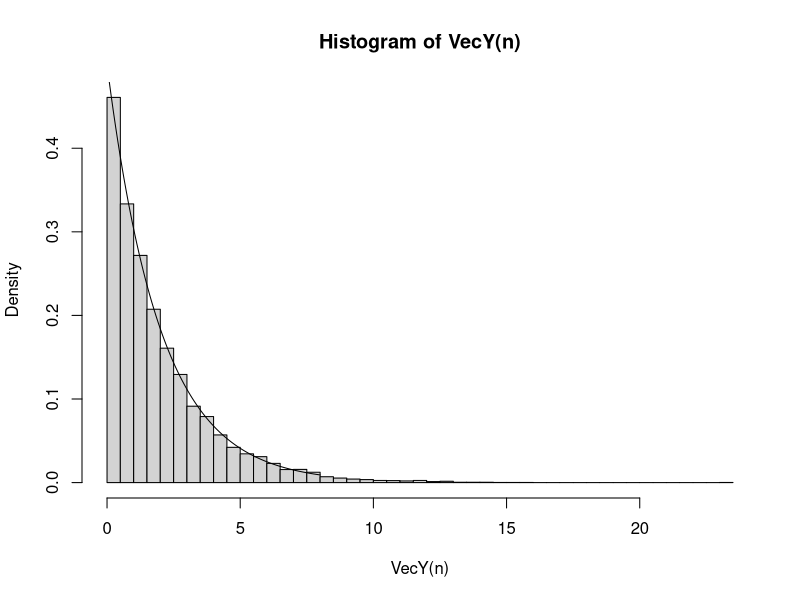

Write R code to recreate this figure.
#Bai 01
Y <- function() rnorm(1, 0, 1) ** 2 + rnorm(1, 0, 1) ** 2;
VecY <- function(n) replicate(n, Y())
n = 10000
hist(VecY(n), freq = 0, breaks = 40)
curve(dchisq(x, 2), from = 0, to = 8, add = T)